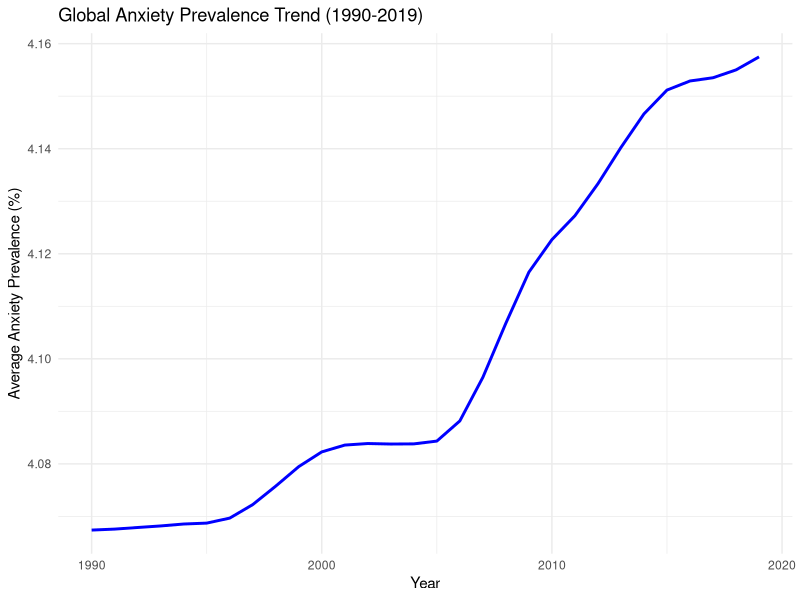
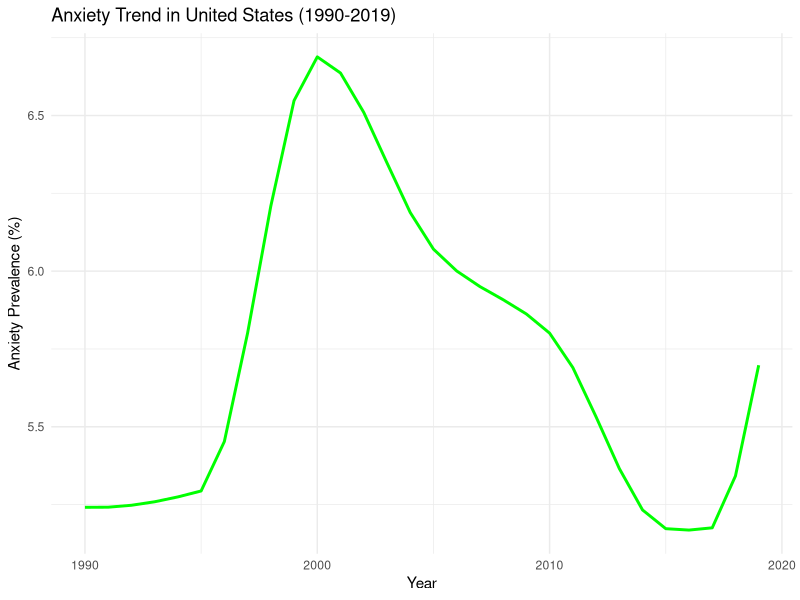
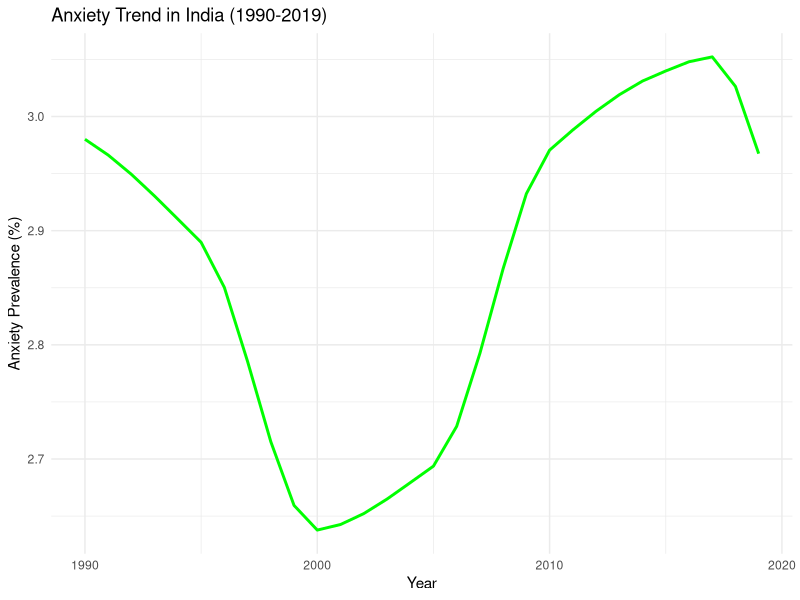
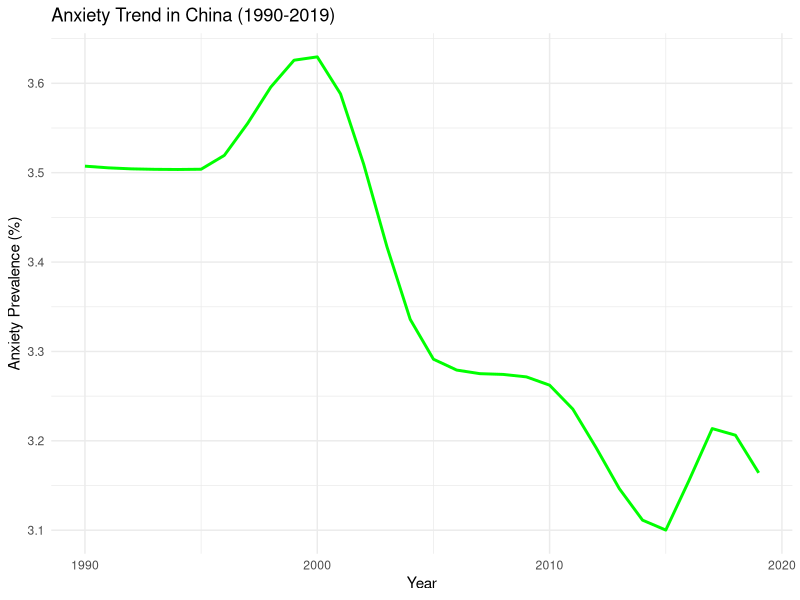
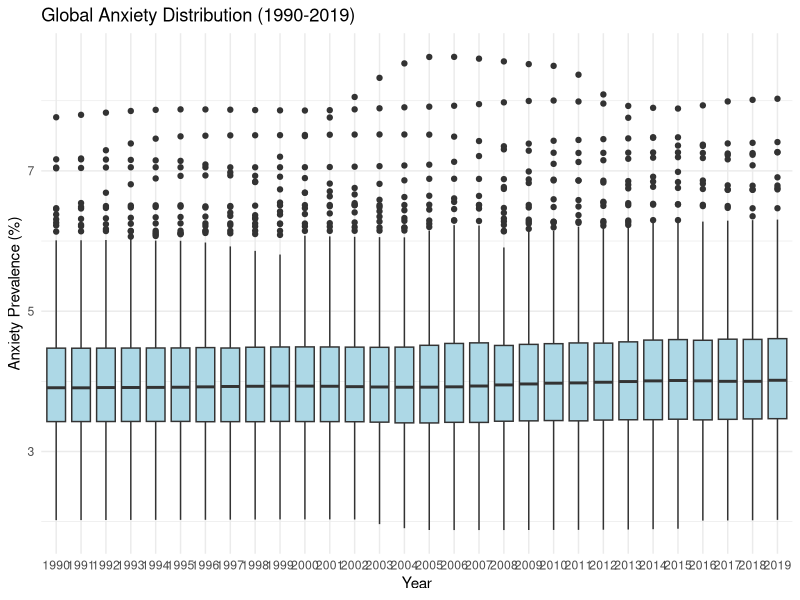
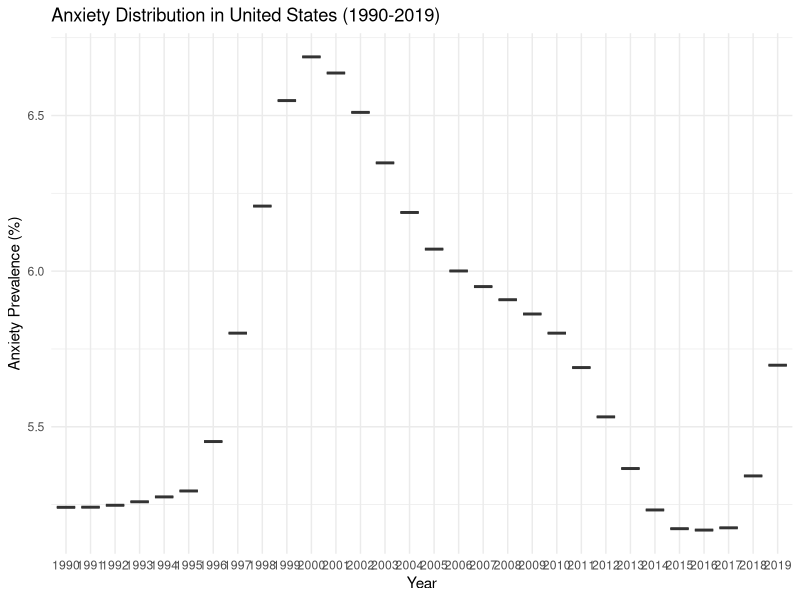
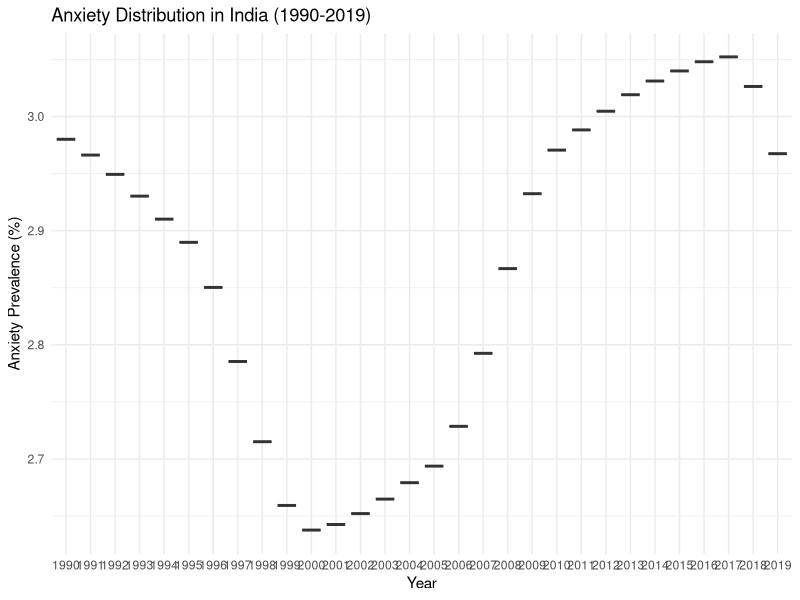
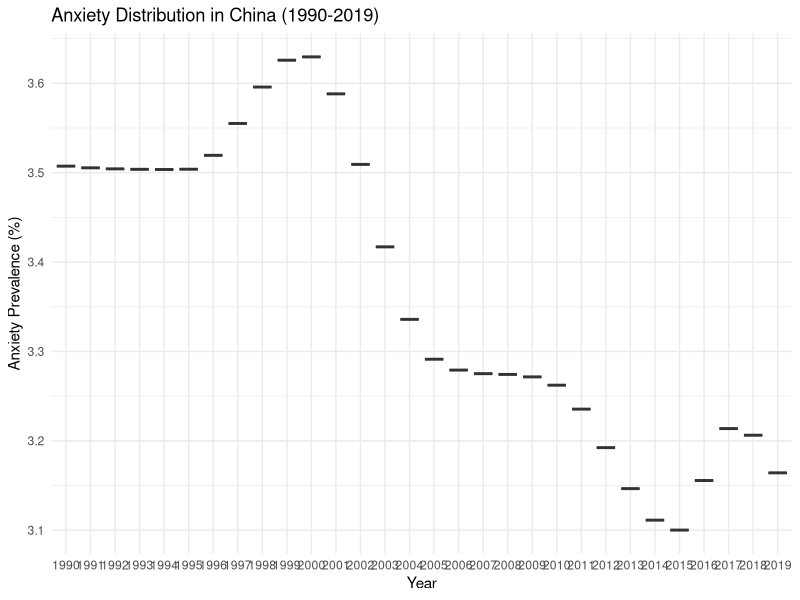

Recreate these plots in R, in order.
# Load necessary libraries
library(ggplot2)
library(dplyr)

# Load the data
ANXIETY <- read.csv("anxiety-cleaned.csv")

# 1. Calculate global average anxiety rate by year
global_trend <- ANXIETY %>%
  group_by(Year) %>%
  summarise(global_anxiety = mean(Anxiety, na.rm = TRUE))

# 2. Plot the global anxiety trend over time
ggplot(global_trend, aes(x = Year, y = global_anxiety)) +
  geom_line(color = "blue", size = 1) +
  labs(title = "Global Anxiety Prevalence Trend (1990-2019)",
       x = "Year", y = "Average Anxiety Prevalence (%)") +
  theme_minimal()

# 3. Plot trends for individual countries
# Select some specific countries (e.g., 'United States', 'India', 'China')
countries <- c('United States', 'India', 'China')

for (country in countries) {
  country_data <- ANXIETY %>%
    filter(Entity == country)
  
  # Create the plot for the selected country
  p <- ggplot(country_data, aes(x = Year, y = Anxiety)) +
    geom_line(color = "green", size = 1) +
    labs(title = paste("Anxiety Trend in", country, "(1990-2019)"),
         x = "Year", y = "Anxiety Prevalence (%)") +
    theme_minimal()
  
  # Explicitly print the plot within the loop
  print(p)
}

# 4. Box-Whisker plot for global anxiety trends
ggplot(ANXIETY, aes(x = as.factor(Year), y = Anxiety)) +
  geom_boxplot(fill = "lightblue") +
  labs(title = "Global Anxiety Distribution (1990-2019)",
       x = "Year", y = "Anxiety Prevalence (%)") +
  theme_minimal()

# 5. Box-Whisker plot for individual countries
for (country in countries) {
  country_data <- ANXIETY %>%
    filter(Entity == country)
  
  # Create the box-whisker plot for the selected country
  p <- ggplot(country_data, aes(x = as.factor(Year), y = Anxiety)) +
    geom_boxplot(fill = "lightgreen") +
    labs(title = paste("Anxiety Distribution in", country, "(1990-2019)"),
         x = "Year", y = "Anxiety Prevalence (%)") +
    theme_minimal()
  
  # Explicitly print the plot within the loop
  print(p)
}

